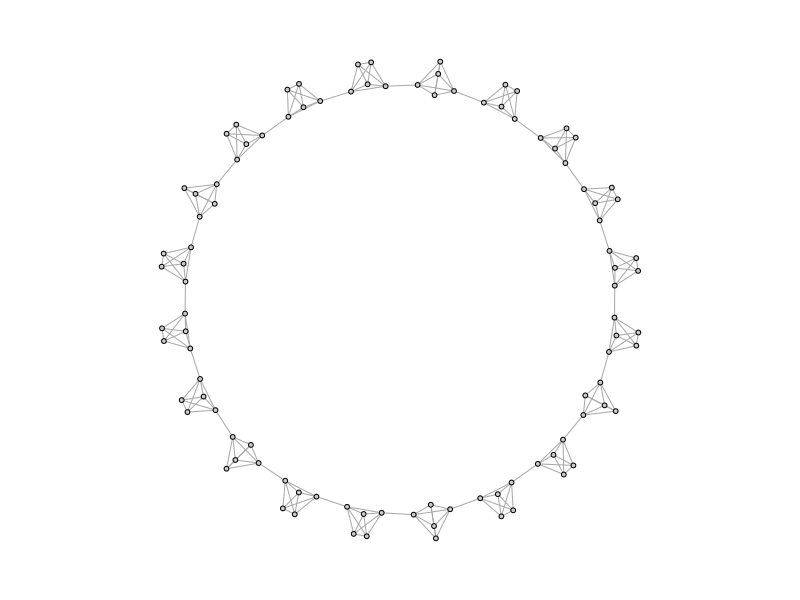
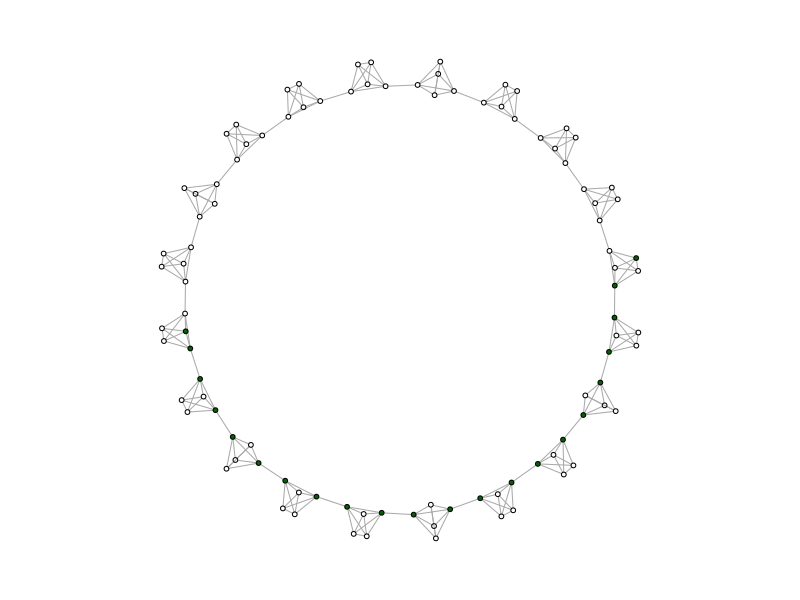
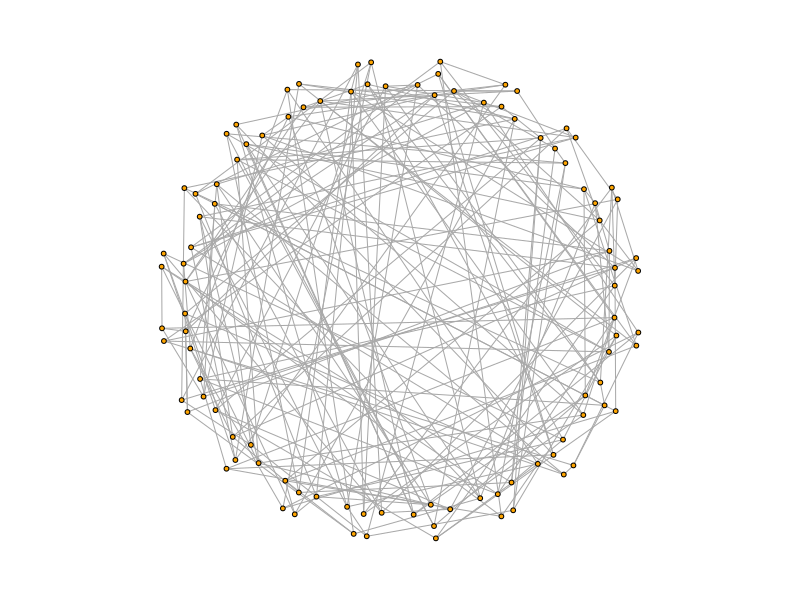
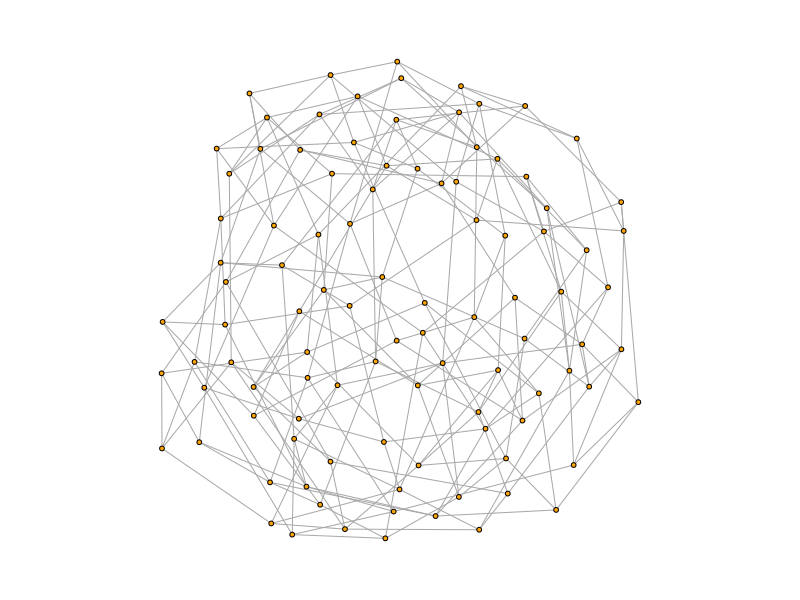
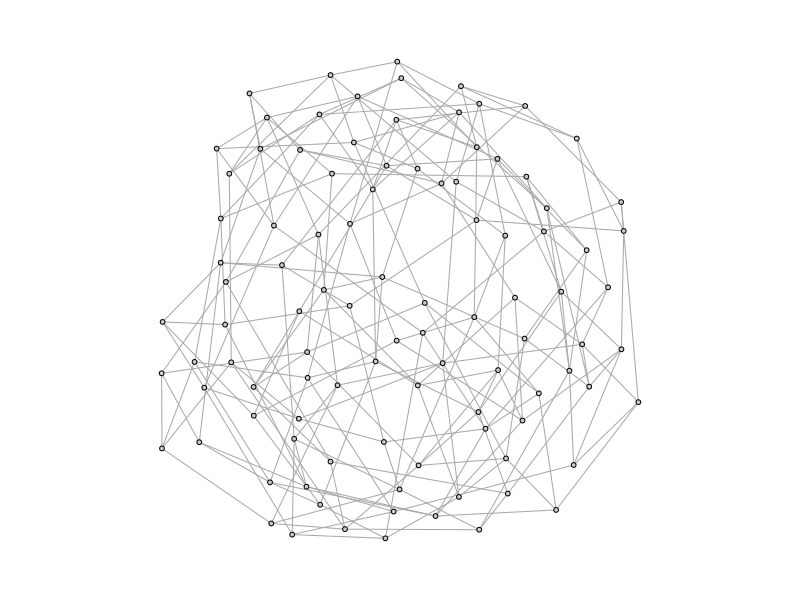
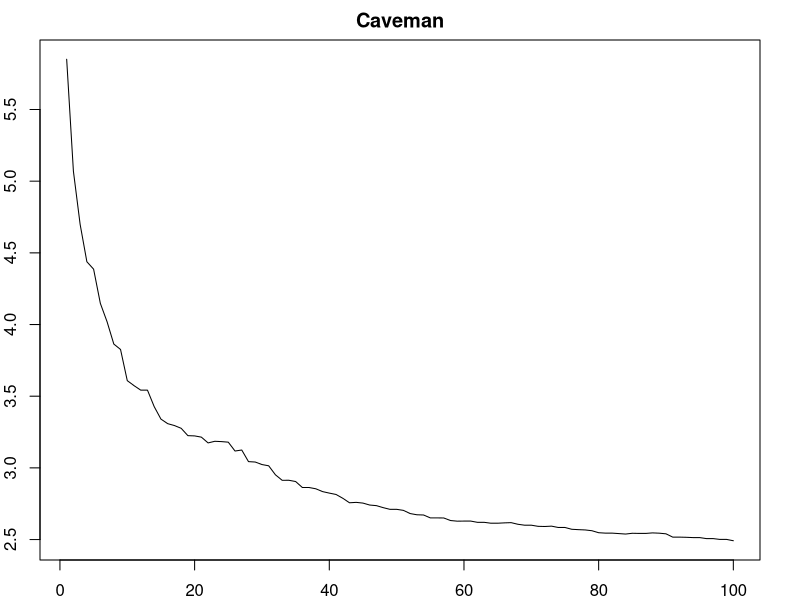
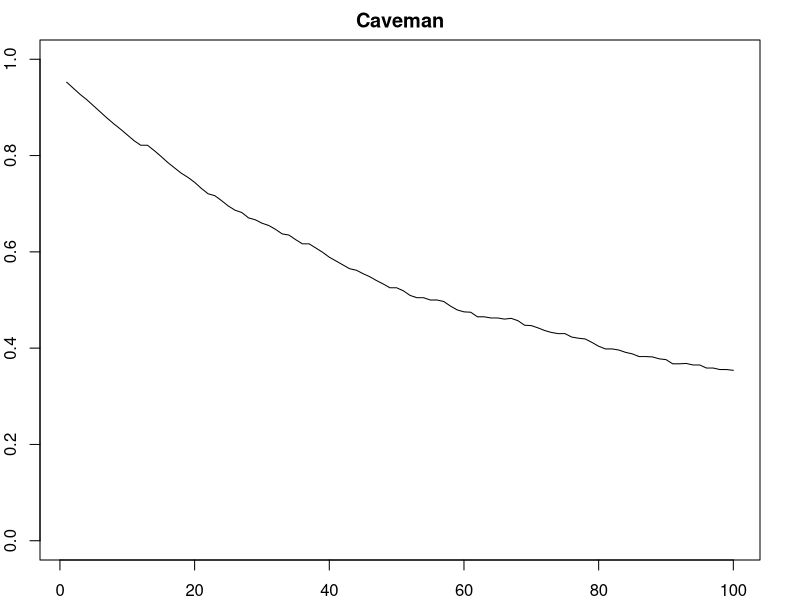
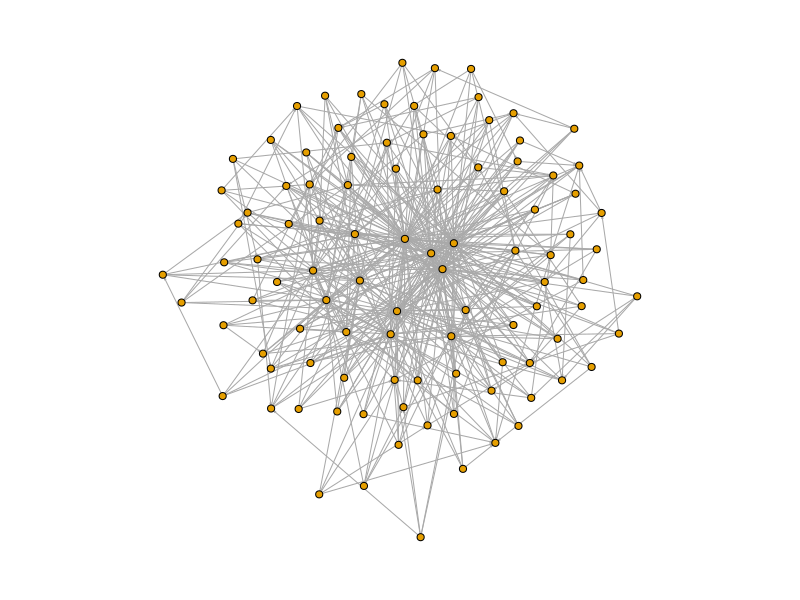

Source code (R) for these figures, in order:
## ---- chunk 1

simulate_caveman <- function(n = 25, clique_size = 5){
  require(igraph)
  # Groups are all the same size, so I check whether N is divisible by the size of groups
  if ( ((n%/%clique_size) * clique_size) != n){
    stop("n is not evenly divisible by clique_size")
  }
  
  groups = n/clique_size # this determines the number of groups
  
  el <- data.frame(PersonA = 1:n, Group = NA) # I create a dataframe which has people and the groups they are in
  # I treat it like a person to group edgelist
  
  group_vector = c()
  for (i in 1:groups){
    group_vector <- c(group_vector, rep(i, clique_size))
  }  

  el$Group <- group_vector
  
  inc <- table(el) # I use the table function to turn the person to group edgelist into an incidence matrix
  adj <- inc %*% t(inc) # And I use matrix multiplication with the transpose to turn the person to group incidence matrix
  # into a person to person adjacency matrix
  
  diag(adj) <- 0 
  
  g <- graph.adjacency(adj, mode = "undirected") # I graph this matrix

  group_connect <- seq(from = 1, to = n, by = clique_size) # I determine the points of connection using a sequence funciton
  
  for( i in 1:(length(group_connect)-1)){
    p1 <- group_connect[i] + 1
    p2 <- group_connect[i+1]
    g <- add.edges(g, c(p1,p2)) # And I connect the points of connection using add.edges
  }
    g <- add.edges(g, c(group_connect[1],(group_connect[groups]+1))) # finally I connect the ends of the structure so that it forms a circle

    return(g)    
}
## ---- chunk 2
caveman_net <- simulate_caveman(n = 100, clique_size = 5) 
par(mar = c(2,2,2,2))
plot(caveman_net, layout = layout.kamada.kawai(caveman_net), vertex.size = 2, vertex.label = NA, vertex.color = "grey80")
## ---- chunk 3
graph.density(caveman_net)
transitivity(caveman_net) # transitivity() measures clustering coefficient, which essentially says, how clustered is the network overall
average.path.length(caveman_net)
## ---- chunk 4
nodes.diameter<-get.diameter(caveman_net)
V(caveman_net)[nodes.diameter]$color<-"darkgreen" # This assigns those nodes the color darkgreen.
plot(caveman_net, layout = layout.kamada.kawai(caveman_net), vertex.size = 2, vertex.label = NA)
## ---- chunk 5
V(caveman_net)$color <- "orange"
## ---- chunk 6
caveman_net_rewired <-  rewire(caveman_net, keeping_degseq(niter = 1000))
## ---- chunk 7
plot(caveman_net_rewired, layout = layout.kamada.kawai(caveman_net), vertex.size = 2, vertex.label=NA)
## ---- chunk 8
plot(caveman_net_rewired, layout = layout.kamada.kawai(caveman_net_rewired), vertex.size = 2, vertex.label=NA) # Here it is laid out properly
plot(caveman_net_rewired, layout = layout.kamada.kawai(caveman_net_rewired), vertex.size = 2, vertex.label = NA, vertex.color = "grey80")
## ---- chunk 9
graph.density(caveman_net_rewired) 
transitivity(caveman_net_rewired) 
average.path.length(caveman_net_rewired)
## ---- chunk 10
caveman_net_rewired <- simulate_caveman(n = 100, clique_size = 10)
avgpathlength <- average.path.length(caveman_net_rewired) # These are the first observation
clusteringcoefficient <- transitivity(caveman_net_rewired)



iter = 100
for ( i in 2:iter){
  caveman_net_rewired <- caveman_net_rewired %>% rewire(keeping_degseq(niter = 1))
  avgpathlength <- c(avgpathlength, average.path.length(caveman_net_rewired)) # We are just appending the result to a vector
  clusteringcoefficient <- c(clusteringcoefficient, transitivity(caveman_net_rewired))
}

plot(1:100, avgpathlength, xlab = "Numer of Rewirings", ylab = "Average Path Length", main = "Caveman", type = "l")
lines(1:100, clusteringcoefficient)


plot(1:100, clusteringcoefficient, xlab = "Numer of Rewirings", ylab = "Clustering Coefficient", main = "Caveman", type = "l", ylim = c(0,1))
## ---- chunk 11
scalefree <- barabasi.game(n=100, m=5)
plot(scalefree, vertex.size = 3, layout = layout.kamada.kawai(scalefree), edge.arrow.size = .1, vertex.label=NA)

graph.density(scalefree)
transitivity(scalefree) 
average.path.length(scalefree)
